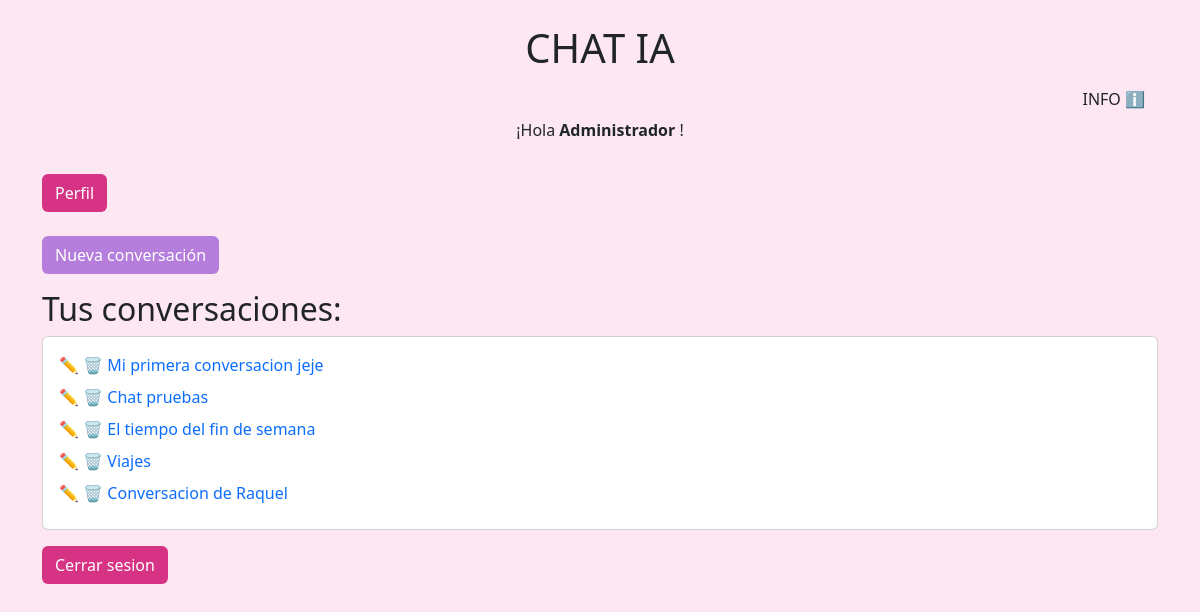
The app's page / (signed in) with its own data.
### chat/models.py (models this page shows, shortened)
class Profile(models.Model):
    user = models.OneToOneField(User, on_delete=models.CASCADE)
    alias = models.CharField(max_length=50, blank=True)
    theme = models.CharField(max_length=20, default="rosa")

class Conversation(models.Model):   # Representa un chat completo
    user = models.ForeignKey(User, on_delete=models.CASCADE)
    title = models.TextField()
    created_at = models.DateTimeField(auto_now_add=True)

### chat/views.py (the view)
# urls.py: path('', views.home, name='home'),
@login_required     # Solo puede entrar alguien autenticado
def home(request):
    conversations = Conversation.objects.filter(user = request.user)
    return render(
        request,
        'chat/home.html',
        {'conversations': conversations}
    )

### chat/templates/chat/home.html (shortened to what this page needs)
<!DOCTYPE html>
<html>
<head>
    <link href="https://cdn.jsdelivr.net/npm/bootstrap@5.3.2/dist/css/bootstrap.min.css" rel="stylesheet">
</head>
<body style="
    {% if request.user.profile.theme == 'oscuro' %}
        background-color:black;color:white
    {% else %}
        background-color:#fce7f3
    {% endif %}">
    <div class="container mt-4">
        <h1 class="text-center text-dark">CHAT IA</h1>
        <div class="text-end">
            <a href="{% url 'help' %}" class="btn">INFO ℹ️</a>
        </div>
        <p class="text-center">
            ¡Hola
            {% if request.user.profile.alias %}
                    <strong>{{ user.profile.alias|title }}</strong>
            {% else %}
                    <strong>{{ user.username|title }}</strong>
            {% endif %}
        !</p>
        <a href="{% url 'profile' %}" class="btn mt-3" style="background-color:#d63384;color:white">
            Perfil
        </a>
        <br><br>
        <a href="{% url 'create_conversation' %}" class="btn mb-3" style="background-color:#b57edc;color:white">
            Nueva conversación
        </a>
        <h2>Tus conversaciones:</h2>
        <div class="card p-3">
            {% for conversation in conversations %}
                <div class="mb-2">
                    <a href="{% url 'rename_conversation' conversation.id %}" class="text-decoration-none">
                        ✏️
                    </a>
                    <a href="{% url 'delete_conversation' conversation.id %}" class="text-decoration-none"
                    onclick="return confirm('¿Seguro que quieres eliminar la conversacion?')">
                        🗑️
                    </a>
                    <a href="/chat/{{ conversation.id }}" class="text-decoration-none">
                        {{ conversation.title }}
                    </a>
                </div>
            {% empty %}
                <p>No tienes conversaciones todavia</p>
            {% endfor %}
        </div>
        <form action="/logout/" method="POST">
            <button type="submit" class="btn mt-3" style="background-color:#d63384;color:white">
                Cerrar sesion
            </button>
        </form>
    </div>
</body>
</html>

### records on screen
Conversation: title "Mi primera conversacion jeje"
Conversation: title "Chat pruebas"
Conversation: title "El tiempo del fin de semana"
Conversation: title "Viajes"
Conversation: title "Conversacion de Raquel"

### other values on screen
{{ user.profile.alias|title }} "Administrador"
